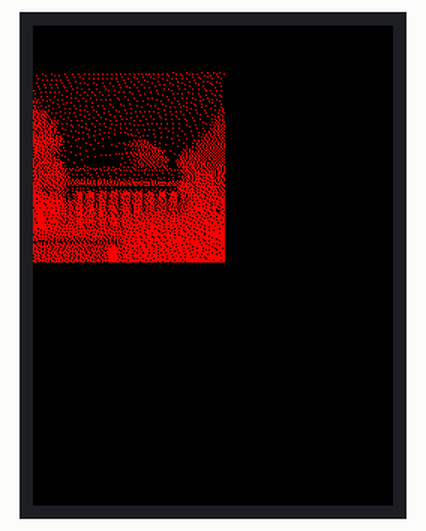
Bench run of a sketch on a simulated ESP32. Parts: 240×320 colour display.

Above: at 1.3 s.

The sketch:

starting_sequence_emitter.ino
```cpp
#include <TFT_eSPI.h> // Graphics and font library for ST7735 driver chip
#include <SPI.h>
TFT_eSPI tft = TFT_eSPI();  // Invoke library, pins defined in User_Setup.h


#define RXD1 9
#define TXD1 10

byte buf[] = { 0b00000000 };
byte starting_sequence[] = { 0b11111111, 0b00000000 };
byte final_padding[] = { 0b00000000, 0b00000000, 0b00000000, 0b00000000 };

#define dome_608_width 128
#define dome_608_height 128

static const uint8_t  PROGMEM mit_608_dome[] = {
  0x00, 0x00, 0x00, 0x00, 0x00, 0x00, 0x00, 0x00, 0x00, 0x00, 0x00, 0x00,
   0x00, 0x00, 0x00, 0x00, 0x00, 0x00, 0x00, 0x00, 0x00, 0x00, 0x00, 0x00,
   0x00, 0x00, 0x00, 0x20, 0x40, 0x00, 0x11, 0x11, 0x40, 0x10, 0x20, 0x44,
   0x24, 0x49, 0x92, 0x24, 0x49, 0x29, 0x49, 0x82, 0x04, 0x25, 0x00, 0x84,
   0x04, 0x41, 0x02, 0x00, 0x00, 0x00, 0x00, 0x00, 0x00, 0x00, 0x00, 0x04,
   0x08, 0x00, 0x44, 0x00, 0x00, 0x00, 0x40, 0x88, 0x00, 0x00, 0x00, 0x08,
   0x08, 0x42, 0x08, 0x00, 0x00, 0x44, 0x10, 0x08, 0x08, 0x00, 0x00, 0x00,
   0x22, 0x49, 0x92, 0x80, 0x20, 0x00, 0x41, 0x90, 0x48, 0x80, 0x80, 0x20,
   0x40, 0x92, 0x84, 0x00, 0x00, 0x00, 0x00, 0x10, 0x00, 0x04, 0x00, 0x02,
   0x00, 0x08, 0x00, 0x00, 0x00, 0x00, 0x00, 0x10, 0x00, 0x00, 0x00, 0x01,
   0x42, 0x10, 0x08, 0x00, 0x01, 0x01, 0x12, 0x04, 0x04, 0x00, 0x08, 0x81,
   0x04, 0x41, 0x08, 0x20, 0x00, 0x80, 0x00, 0x08, 0x08, 0x10, 0x40, 0x10,
   0x80, 0x88, 0x00, 0x00, 0x10, 0x04, 0x00, 0x02, 0x08, 0x01, 0x90, 0x20,
   0x20, 0x40, 0x80, 0x00, 0x08, 0x00, 0x10, 0x02, 0x00, 0x80, 0x20, 0x40,
   0x00, 0x00, 0x02, 0x00, 0x01, 0x01, 0x02, 0x20, 0x00, 0x11, 0x21, 0x20,
   0x00, 0x00, 0x00, 0x04, 0x21, 0x24, 0x00, 0x00, 0x00, 0x00, 0x00, 0x02,
   0x10, 0x00, 0x00, 0x04, 0x21, 0x04, 0x01, 0x00, 0x00, 0x00, 0x80, 0x04,
   0x22, 0x44, 0x04, 0x00, 0x01, 0x00, 0x40, 0x00, 0x00, 0x00, 0x44, 0x00,
   0x40, 0x00, 0x04, 0x10, 0x00, 0x00, 0x48, 0x24, 0x20, 0x49, 0x02, 0x20,
   0x84, 0x10, 0x00, 0x12, 0x01, 0x40, 0x00, 0x00, 0x80, 0x00, 0x00, 0x00,
   0x02, 0x00, 0x00, 0x02, 0x00, 0x00, 0x00, 0x00, 0x04, 0x04, 0x08, 0x20,
   0x09, 0x44, 0x80, 0x00, 0x00, 0x00, 0x08, 0x80, 0x10, 0x42, 0x44, 0x00,
   0x80, 0x00, 0x40, 0x00, 0x00, 0x00, 0x08, 0x12, 0x20, 0x42, 0x40, 0x00,
   0x00, 0x00, 0x00, 0x20, 0x00, 0x00, 0x00, 0x02, 0x00, 0x80, 0x00, 0x20,
   0x02, 0x00, 0x00, 0x12, 0x42, 0x00, 0x00, 0x01, 0x08, 0x90, 0x00, 0x40,
   0x48, 0x04, 0x10, 0x00, 0x48, 0x08, 0x09, 0x00, 0x00, 0x24, 0x09, 0x82,
   0x00, 0x00, 0x04, 0x04, 0x00, 0x10, 0x82, 0x04, 0x05, 0x02, 0x00, 0x40,
   0x08, 0x00, 0x00, 0x00, 0x20, 0x02, 0x20, 0x00, 0x01, 0x80, 0x20, 0x10,
   0x15, 0x20, 0x40, 0x02, 0x80, 0x00, 0x00, 0x00, 0x00, 0x00, 0x00, 0x10,
   0x40, 0x02, 0x80, 0x00, 0x00, 0x00, 0x11, 0x00, 0x00, 0x00, 0x08, 0x04,
   0x01, 0x10, 0x40, 0x00, 0x02, 0x08, 0x01, 0x20, 0x23, 0x04, 0x00, 0x88,
   0x08, 0x48, 0x00, 0x10, 0x20, 0x40, 0x02, 0x01, 0x10, 0x10, 0x08, 0x02,
   0x0a, 0x01, 0x02, 0x00, 0x80, 0x00, 0x20, 0x00, 0x00, 0x01, 0x00, 0x48,
   0x44, 0x00, 0x01, 0x20, 0x02, 0x20, 0x20, 0x11, 0x00, 0x80, 0x00, 0x00,
   0x02, 0x00, 0x08, 0x00, 0x00, 0x02, 0x40, 0x40, 0x55, 0x04, 0x00, 0x80,
   0x04, 0x01, 0x80, 0x20, 0x00, 0x00, 0x80, 0x00, 0x40, 0x10, 0x04, 0x52,
   0xa7, 0x01, 0x04, 0x00, 0x10, 0x04, 0x04, 0x02, 0x90, 0x24, 0x01, 0x88,
   0x04, 0x00, 0x00, 0x40, 0x5d, 0x91, 0x20, 0x09, 0x00, 0x80, 0x00, 0x40,
   0x02, 0x00, 0x08, 0x00, 0x00, 0x21, 0x08, 0x88, 0xeb, 0x02, 0x00, 0x80,
   0x20, 0x08, 0x08, 0x00, 0x00, 0x00, 0x00, 0x11, 0x10, 0x80, 0x80, 0x20,
   0xad, 0x05, 0x04, 0x10, 0x04, 0x00, 0x40, 0x04, 0x20, 0x42, 0x10, 0x80,
   0x00, 0x00, 0x10, 0x4a, 0x6d, 0x41, 0x80, 0x00, 0x00, 0x21, 0x00, 0x00,
   0x02, 0x00, 0x20, 0x00, 0x00, 0x04, 0x00, 0x08, 0xdb, 0x08, 0x10, 0x00,
   0x20, 0x00, 0x01, 0x48, 0x00, 0x08, 0x01, 0x11, 0x22, 0x80, 0x80, 0x52,
   0xb6, 0x51, 0x01, 0x22, 0x01, 0x04, 0x88, 0x00, 0x88, 0x00, 0x00, 0x00,
   0x40, 0x08, 0x00, 0x54, 0xdb, 0x92, 0x00, 0x00, 0x00, 0x00, 0x00, 0x00,
   0x00, 0x00, 0x00, 0x00, 0x00, 0x00, 0x82, 0x8a, 0xbb, 0x75, 0x49, 0x00,
   0x88, 0x90, 0x10, 0x24, 0x01, 0x90, 0x24, 0x22, 0x02, 0x00, 0x08, 0x54,
   0xaf, 0x4a, 0x00, 0x42, 0x00, 0x00, 0x80, 0x00, 0x48, 0x02, 0x00, 0x00,
   0x40, 0x10, 0x40, 0xa9, 0xdd, 0xba, 0x00, 0x04, 0x01, 0x02, 0x01, 0x00,
   0x00, 0x00, 0x00, 0x00, 0x00, 0x01, 0x00, 0xaa, 0xb7, 0x4c, 0x08, 0x00,
   0x08, 0x00, 0x08, 0x44, 0x00, 0x00, 0x10, 0x21, 0x02, 0x20, 0x42, 0x49,
   0x66, 0xcd, 0x20, 0x00, 0x20, 0x10, 0x40, 0x00, 0x22, 0x24, 0x01, 0x00,
   0x00, 0x00, 0x80, 0xaa, 0xa9, 0x5b, 0x00, 0x12, 0x00, 0x02, 0x00, 0x00,
   0x00, 0x00, 0x00, 0x04, 0x08, 0x02, 0x24, 0x55, 0x73, 0x5b, 0x03, 0x40,
   0x02, 0x80, 0x04, 0x24, 0x40, 0x00, 0x20, 0x20, 0x00, 0x40, 0x20, 0xa9,
   0x55, 0x2d, 0x10, 0x00, 0x10, 0x10, 0x40, 0x80, 0x02, 0x00, 0x01, 0x00,
   0x20, 0x00, 0x4a, 0x4a, 0xd7, 0xad, 0x85, 0x00, 0x00, 0x01, 0x00, 0x00,
   0x14, 0x12, 0x00, 0x00, 0x01, 0x44, 0x48, 0xa9, 0x7d, 0x8b, 0x06, 0x04,
   0x20, 0x00, 0x04, 0x00, 0x80, 0x00, 0x22, 0x02, 0x00, 0x00, 0x95, 0x52,
   0x6b, 0xbf, 0x0d, 0x40, 0x02, 0x40, 0x00, 0x00, 0x00, 0x00, 0x00, 0x10,
   0x40, 0x00, 0x24, 0x55, 0xdf, 0xed, 0x06, 0x10, 0x00, 0x02, 0x00, 0x00,
   0x48, 0x05, 0x00, 0x00, 0x02, 0x48, 0xa9, 0xa4, 0xfb, 0xbb, 0x95, 0x00,
   0x00, 0x00, 0x00, 0x00, 0x91, 0x14, 0x02, 0x00, 0x00, 0x40, 0x92, 0x4a,
   0xaf, 0xaf, 0x02, 0x00, 0x08, 0x08, 0x00, 0x12, 0x24, 0x15, 0x10, 0x20,
   0x10, 0x24, 0x55, 0xa9, 0x7d, 0xf5, 0x0e, 0x00, 0x40, 0x00, 0x10, 0xa0,
   0xa4, 0x52, 0x02, 0x01, 0x00, 0xa0, 0xaa, 0xaa, 0xf7, 0x9b, 0x02, 0x22,
   0x00, 0x40, 0x80, 0x00, 0x52, 0xad, 0x00, 0x00, 0x41, 0x44, 0x52, 0xa5,
   0x5e, 0x73, 0x11, 0x80, 0x00, 0x00, 0x00, 0x00, 0x00, 0xa9, 0x17, 0x00,
   0x00, 0x94, 0x4a, 0xa9, 0xf7, 0xde, 0x02, 0x00, 0x00, 0x01, 0x00, 0x20,
   0x54, 0x52, 0x0a, 0x00, 0x50, 0xa1, 0x54, 0x55, 0xde, 0xaa, 0x24, 0x00,
   0x08, 0x00, 0x00, 0x00, 0x40, 0x8a, 0xba, 0x08, 0x20, 0x45, 0xa9, 0xaa,
   0x77, 0x57, 0x01, 0x02, 0x00, 0x00, 0x00, 0x40, 0x8a, 0xa4, 0x4a, 0x00,
   0x48, 0x55, 0x55, 0x55, 0xee, 0x4d, 0x02, 0x80, 0x00, 0x00, 0x80, 0x4a,
   0xb2, 0x2a, 0x55, 0x40, 0x50, 0xaa, 0xaa, 0xaa, 0x5b, 0x2b, 0x08, 0x10,
   0x00, 0x20, 0x09, 0x00, 0xa4, 0xaa, 0x0a, 0x00, 0x4a, 0x55, 0x55, 0x55,
   0x6e, 0x5b, 0x21, 0x00, 0x10, 0x02, 0x00, 0x80, 0x88, 0x54, 0x75, 0x01,
   0x54, 0xd5, 0xaa, 0xaa, 0xdb, 0x6d, 0x00, 0x00, 0x00, 0x00, 0x00, 0x08,
   0x20, 0x49, 0x4a, 0x01, 0x54, 0x5b, 0x25, 0x55, 0xb5, 0xdb, 0x83, 0x00,
   0x01, 0x00, 0x00, 0x00, 0x89, 0x92, 0xa8, 0x06, 0x2d, 0xd5, 0x6a, 0xab,
   0xd5, 0x56, 0x04, 0x00, 0x00, 0x00, 0x00, 0x00, 0x50, 0x24, 0x45, 0x81,
   0xaa, 0x6a, 0x85, 0x54, 0xfb, 0xdf, 0x1d, 0x08, 0x00, 0x00, 0x00, 0x20,
   0x42, 0x49, 0x29, 0x01, 0xdd, 0xaa, 0xb5, 0xaa, 0xad, 0x6a, 0x07, 0x00,
   0x00, 0x00, 0x00, 0x04, 0x88, 0x92, 0x44, 0x00, 0x55, 0x6f, 0x57, 0x55,
   0x5d, 0xed, 0x2d, 0x00, 0x04, 0x00, 0x00, 0x00, 0x10, 0x2a, 0xa9, 0x02,
   0x55, 0x55, 0x55, 0xb5, 0xb7, 0xb7, 0x06, 0x20, 0x10, 0x80, 0x24, 0x90,
   0x44, 0x41, 0x92, 0x00, 0xfa, 0x6e, 0xad, 0xaa, 0xb6, 0xee, 0x5d, 0x85,
   0x42, 0x15, 0x84, 0x02, 0x08, 0x08, 0x02, 0x09, 0x50, 0xad, 0x59, 0xad,
   0x5b, 0xbb, 0x2a, 0x52, 0x14, 0xa2, 0x52, 0x54, 0x51, 0xa5, 0x54, 0x52,
   0xed, 0x5a, 0xb7, 0xaa, 0xf7, 0xee, 0x2b, 0x00, 0x00, 0x00, 0x00, 0x00,
   0x02, 0x00, 0x00, 0x00, 0xa8, 0x55, 0xed, 0xba, 0x5a, 0xb5, 0x96, 0x00,
   0x10, 0x04, 0x84, 0x00, 0x00, 0x04, 0x40, 0x04, 0x52, 0xfb, 0xaa, 0xda,
   0xd7, 0xff, 0x5d, 0x24, 0x41, 0x40, 0x00, 0x24, 0x48, 0x90, 0x04, 0x10,
   0xa0, 0xd6, 0xff, 0x5a, 0xb5, 0xaa, 0xb7, 0x00, 0x00, 0x08, 0x08, 0x00,
   0x00, 0x00, 0x00, 0x00, 0xca, 0x75, 0xea, 0x6a, 0x76, 0x6f, 0xad, 0x01,
   0x84, 0x00, 0x80, 0x00, 0x01, 0x01, 0x88, 0x20, 0xa8, 0xd5, 0xde, 0xdd,
   0xdf, 0xba, 0x5b, 0x24, 0x11, 0x90, 0x08, 0x12, 0x24, 0x48, 0x20, 0x04,
   0x50, 0xf5, 0xbb, 0xaa, 0xba, 0x77, 0x5b, 0x55, 0x55, 0xab, 0x52, 0xa2,
   0x04, 0x81, 0x02, 0x20, 0xd5, 0x56, 0xef, 0xab, 0x6f, 0xed, 0xad, 0xaa,
   0x54, 0xa9, 0x5a, 0x5d, 0xfd, 0xbe, 0xfa, 0xad, 0x5e, 0xfd, 0xba, 0x76,
   0xdd, 0xad, 0xad, 0xda, 0x77, 0xbb, 0x56, 0xb5, 0x49, 0xa1, 0x0a, 0x55,
   0xf9, 0xab, 0xef, 0x5d, 0xbf, 0x7b, 0xb7, 0x24, 0x88, 0x4a, 0xa9, 0x55,
   0xbb, 0xbd, 0xf5, 0xee, 0x6e, 0x77, 0xb5, 0xd2, 0xb7, 0x64, 0x2d, 0x00,
   0x00, 0x00, 0x00, 0x00, 0x00, 0x00, 0x00, 0x00, 0xfd, 0xed, 0xf7, 0xaf,
   0x5d, 0xdd, 0x5b, 0xa4, 0x12, 0x10, 0x11, 0x00, 0x00, 0x00, 0x04, 0x40,
   0xd7, 0xb6, 0xde, 0x6a, 0x37, 0x12, 0x8b, 0x00, 0x00, 0x01, 0x80, 0x24,
   0x11, 0x89, 0x20, 0x09, 0xde, 0xef, 0xdd, 0xd7, 0xbf, 0xac, 0x56, 0xb4,
   0x72, 0x74, 0xb1, 0x52, 0xa2, 0x20, 0x92, 0x20, 0x7d, 0xb5, 0x77, 0xb5,
   0xfb, 0xf9, 0x2a, 0xe0, 0xe5, 0xe1, 0xf5, 0xf4, 0xf5, 0xf1, 0xf0, 0xf2,
   0xea, 0xef, 0xee, 0xef, 0x6f, 0xdb, 0x95, 0xec, 0xf9, 0xbd, 0xd9, 0xfd,
   0xdd, 0xed, 0xf5, 0xfc, 0xac, 0xba, 0xbb, 0x55, 0xff, 0xbb, 0x16, 0xd0,
   0xe9, 0x71, 0x79, 0xa9, 0xb9, 0xb9, 0xf5, 0xf1, 0xb9, 0xff, 0xf7, 0xef,
   0xdf, 0xef, 0x8d, 0xe8, 0xf9, 0xb9, 0xd9, 0x5c, 0xd5, 0xd5, 0xd8, 0xd8,
   0xac, 0x6a, 0x5f, 0xbf, 0x7b, 0xbd, 0x3d, 0xd1, 0xa9, 0x75, 0xb1, 0xf9,
   0x59, 0xd9, 0xbb, 0xf9, 0xd8, 0xfe, 0xfa, 0xfa, 0xff, 0xff, 0xaf, 0x6c,
   0x75, 0xd9, 0xdc, 0x54, 0xf5, 0x75, 0x75, 0xad, 0x54, 0xdb, 0xef, 0xef,
   0xef, 0xf7, 0xaf, 0xdb, 0xd5, 0xf1, 0xb9, 0xd9, 0xb5, 0xe9, 0x69, 0xf9,
   0xb8, 0xff, 0x6d, 0xfd, 0x7b, 0xbf, 0x5d, 0x75, 0xb9, 0xb4, 0xf4, 0xbc,
   0xdc, 0xdd, 0xb6, 0xd5, 0xd6, 0xb6, 0xbf, 0xef, 0xff, 0xfe, 0xbf, 0xeb,
   0xeb, 0xf5, 0xa9, 0xf1, 0xf9, 0xd9, 0xe9, 0xda, 0xaa, 0xf7, 0x77, 0xdd,
   0xff, 0xff, 0x5b, 0xb7, 0xf5, 0xb4, 0x7e, 0x5d, 0x59, 0x75, 0x5d, 0x6d,
   0xed, 0xbe, 0xbd, 0xf7, 0xee, 0x6d, 0x7f, 0xf5, 0xdd, 0xf5, 0x68, 0xf1,
   0xf9, 0xd9, 0xb1, 0xa9, 0xaa, 0xfb, 0xf7, 0xef, 0xff, 0xff, 0xab, 0xf7,
   0xeb, 0xbb, 0xfd, 0xde, 0xda, 0x6a, 0x6d, 0xfd, 0xdc, 0xff, 0xbf, 0xbb,
   0xfd, 0x7f, 0x7f, 0xad, 0xfb, 0xf5, 0xf5, 0xf8, 0xf9, 0xd9, 0xe9, 0xa9,
   0xf5, 0xf6, 0x7b, 0xe3, 0x7f, 0xfb, 0xab, 0xfb, 0x6d, 0x7b, 0xdb, 0xb5,
   0x79, 0x6d, 0xbf, 0x76, 0xad, 0xbf, 0xef, 0x77, 0xfb, 0xff, 0x7f, 0xeb,
   0xed, 0x77, 0xbb, 0xf5, 0xeb, 0xfb, 0xea, 0x6d, 0xfb, 0x6a, 0xdd, 0xee,
   0x7f, 0xdb, 0xaa, 0xf7, 0xb7, 0xfa, 0x75, 0xdb, 0x5e, 0xd7, 0x5f, 0xf7,
   0xad, 0xff, 0xf7, 0xbf, 0xff, 0xff, 0xf7, 0xae, 0xfd, 0x75, 0x77, 0xfb,
   0xfa, 0xbe, 0xfa, 0x5e, 0xff, 0xde, 0xbe, 0xfb, 0xfd, 0x6d, 0xaf, 0xfb,
   0xab, 0xde, 0xfd, 0xad, 0xb7, 0xdb, 0x6f, 0xfb, 0xeb, 0xfb, 0xeb, 0xfe,
   0xfd, 0xfd, 0x6d, 0xef, 0xff, 0xf9, 0xf5, 0xfb, 0x7e, 0xff, 0xfd, 0x6f,
   0x5f, 0x6f, 0xff, 0xdb, 0xff, 0xff, 0xbb, 0xf5, 0xea, 0xb7, 0xdd, 0xdc,
   0xfb, 0xb5, 0xb7, 0xfb, 0xfb, 0xfd, 0xdd, 0xff, 0xfb, 0xfa, 0xb7, 0xef,
   0xff, 0xfa, 0xfb, 0x7b, 0xd7, 0xff, 0x7e, 0x6f, 0xef, 0xb7, 0x7f, 0xf7,
   0xff, 0xaf, 0xdd, 0xfa, 0xa9, 0xbb, 0xfa, 0xda, 0xff, 0xf7, 0xeb, 0xff,
   0xbf, 0xff, 0xfe, 0xbf, 0xff, 0xfd, 0xfb, 0xaf, 0xbb, 0xf6, 0xeb, 0x7b,
   0xbd, 0xde, 0x7f, 0xdb, 0xfa, 0xed, 0xfb, 0xfd, 0xff, 0xdf, 0x57, 0xf5,
   0xf7, 0xad, 0xb6, 0xf6, 0xf7, 0xf7, 0xef, 0xff, 0x6f, 0x7f, 0xdf, 0xff,
   0xf7, 0xfb, 0xfe, 0xbf, 0x56, 0xfb, 0xed, 0xad, 0x7f, 0xdf, 0x7d, 0xbb,
   0xfd, 0xf6, 0xfb, 0xef, 0xdf, 0xdf, 0x5b, 0xed, 0xff, 0xaf, 0xbf, 0xf6,
   0xda, 0xfb, 0xf7, 0xef, 0xef, 0xdf, 0xdf, 0xfe, 0x7d, 0x7b, 0xff, 0xbf,
   0x6d, 0x7d, 0xf5, 0xdf, 0x7f, 0xff, 0xef, 0xbe, 0xdd, 0xfd, 0xfe, 0xff,
   0xf7, 0xef, 0xb5, 0xed, 0xbf, 0xf7, 0x5f, 0x75, 0xf7, 0x7b, 0xbf, 0xf7,
   0xff, 0xf7, 0xfb, 0xef, 0x5e, 0xbd, 0xff, 0x7d, 0xf5, 0x56, 0xfb, 0xef,
   0xff, 0xf7, 0xff, 0xbf, 0x7d, 0xef, 0xfb, 0xff, 0xfb, 0xf7, 0xaa, 0xd7,
   0xaf, 0xff, 0x56, 0x7d, 0x7b, 0x7f, 0x77, 0xff, 0xf7, 0xbd, 0xdf, 0xff,
   0x57, 0xad, 0x6f, 0xb5, 0xba, 0xaa, 0xdd, 0xeb, 0xef, 0xf6, 0xee, 0xb6,
   0xdf, 0xff, 0x7f, 0xff, 0xfd, 0xbb, 0xda, 0x6e, 0xeb, 0x76, 0x6b, 0xbd,
   0xfd, 0xff, 0xff, 0xff, 0xff, 0xb6, 0xfd, 0xfb, 0x05, 0xa5, 0x4a, 0x49,
   0x95, 0x4a, 0x4a, 0xf5, 0xef, 0xde, 0xdf, 0xfd, 0xef, 0xff, 0xdb, 0xef,
   0xa8, 0x94, 0x90, 0x94, 0x24, 0xa9, 0x2a, 0xbd, 0xfd, 0xfb, 0x7a, 0xef,
   0xff, 0x7f, 0xff, 0xff, 0xad, 0xb5, 0xb7, 0xb5, 0xad, 0xaa, 0x52, 0xf1,
   0xdb, 0xf7, 0xff, 0x7f, 0xbf, 0xfe, 0xf7, 0xfa, 0xbb, 0x6e, 0xdd, 0xee,
   0xf6, 0x55, 0x7f, 0xdf, 0xff, 0x7f, 0xf7, 0xde, 0xf7, 0xff, 0xde, 0xef,
   0xf7, 0xdb, 0xdb, 0xbb, 0x5d, 0x7f, 0xf5, 0x7a, 0x7f, 0xf7, 0xde, 0x7d,
   0xff, 0xfb, 0x7f, 0xff, 0xad, 0x6e, 0x6d, 0x6d, 0xab, 0xaa, 0xff, 0xef,
   0xdb, 0xff, 0xf7, 0xf7, 0x6f, 0xdf, 0xfd, 0xbd, 0xb5, 0xad, 0xad, 0xd5,
   0xda, 0x6a, 0xfd, 0x6d, 0xff, 0xde, 0x7e, 0xff, 0xfe, 0xfb, 0xd7, 0xfb,
   0xef, 0xf6, 0x76, 0xbf, 0xb7, 0xdf, 0xfe, 0xfb, 0xf7, 0xff, 0xf7, 0xb7,
   0xef, 0xfe, 0xfd, 0xff, 0xbd, 0xdd, 0xde, 0xb5, 0x76, 0xb5, 0xff, 0xaf,
   0xdf, 0xdd, 0xde, 0xfe, 0xfd, 0xdf, 0x7f, 0xef, 0xeb, 0xf6, 0xb5, 0xf6,
   0xad, 0xdb, 0xfe, 0xfa, 0xfb, 0xff, 0xf7, 0xef, 0xdf, 0xfd, 0xee, 0xfb,
   0xde, 0xae, 0xf7, 0xad, 0xbd, 0xde, 0xfd, 0x77, 0x7f, 0x6f, 0xff, 0x7d,
   0xff, 0xef, 0xff, 0xdf, 0xeb, 0x75, 0xad, 0xb6, 0xeb, 0xb5, 0xff, 0xfd,
   0xfb, 0xff, 0xb7, 0xdf, 0xdb, 0x7b, 0xfb, 0xff, 0x5e, 0xdf, 0xef, 0xb6,
   0x5e, 0x6b, 0xfd, 0xd7, 0xd7, 0xfd, 0xfe, 0xfd, 0xff, 0xff, 0xf7, 0xff,
   0xfb, 0xb5, 0xba, 0xfb, 0x75, 0xdd, 0xff, 0x7e, 0xff, 0xb7, 0xff, 0xbf,
   0xf7, 0xff, 0xff, 0xde, 0x57, 0xf7, 0xef, 0xae, 0xd7, 0x5b, 0xfd, 0xfb,
   0x7f, 0xff, 0xb7, 0xf7, 0xdf, 0xff, 0xff, 0xff };

const int IMAGE_SIZE = 128 * 128;
const int size = 16; //sizeof test_3_image / sizeof test_3_image[0];
uint8_t PROGMEM image_chunk[size] = { 0 };
int buffer_start;
int buffer_end;
int chunk_count;

int started;
int ended;

enum transmission_state{GET_IMAGE, DELAY1, TRANSMIT, DELAY2};
enum transmission_state state;


void next_chunk(uint8_t* image_chunk) {
  if (buffer_end <= IMAGE_SIZE) {
    int counter = 0;
    for (int i = buffer_start; i < buffer_end; i++) {
      image_chunk[counter] = mit_608_dome[i];
      counter++;
    }
    buffer_start += 16;
    buffer_end += 16;
  }
};

void setup() {
  // Set up TFT screen
  tft.init();
  tft.setRotation(2);
  tft.setTextSize(1);
  tft.fillScreen(TFT_BLACK);
  tft.setTextColor(TFT_GREEN, TFT_BLACK);

  // put your setup code here, to run once:
  Serial.begin(19200, SERIAL_8N1); // initialize UART with baud rate of 9600 bps
  Serial1.begin(19200, SERIAL_8N1, RXD1, TXD1);


  buffer_start = 0;
  buffer_end = 16;
  chunk_count = 0;

  state = GET_IMAGE;
  started = 0;
  ended = 0;

}


void loop() {
  // put your main code here, to run repeatedly:
//  Serial1.write(buf, 1);

  switch(state) {
    case GET_IMAGE:
      // Encode image
      memset(image_chunk, 0, sizeof(size));
      next_chunk(image_chunk);
      tft.drawXBitmap(0, 30+chunk_count, image_chunk, 128, 1, TFT_RED);
      chunk_count++;
      state = DELAY1;
      break;
    case DELAY1:
//      delay(10);
      state = TRANSMIT;
      break;
    case TRANSMIT:
      // emitter
      if (!started) {
        Serial1.write(starting_sequence, 2);
        started = 1;
      }
      Serial1.write(image_chunk, size);
//      else if (ended) {
//        // fill rest of screen
//        Serial1.write(buf, 1);
//      }
      state = DELAY2;
      break;
    case DELAY2:
//      delay(10);
      if (chunk_count < 128) {
        state = GET_IMAGE;
      } else if (!ended) {
        Serial1.write(final_padding, 4);
        ended = 1;
      }
      break;
  }


}
```
